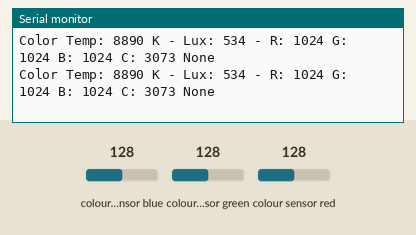
Simulated run of this sketch. Board: Arduino Mega 2560, built with avr-gcc and run on an emulated ATmega2560. On the bench: the last lines printed to the serial monitor. The inputs (shaded band) are chosen by the test bench; at power-on: colour sensor blue 128, colour sensor green 128, colour sensor red 128.

Above: at 1.2 s.
1.3 s: colour sensor blue set to 191
At 1.51 s:
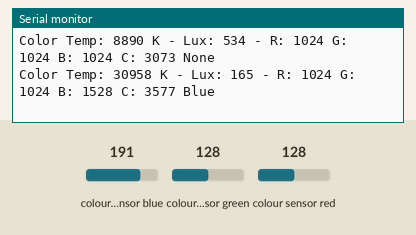
3.3 s: colour sensor green set to 250
At 3.57 s:
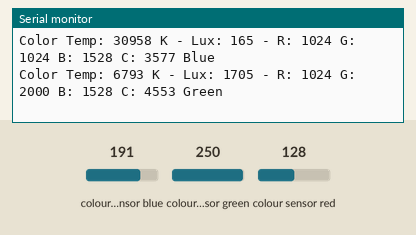
5.4 s: colour sensor red set to 5
At 5.64 s:
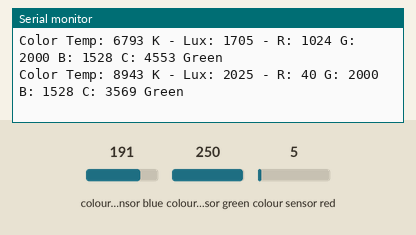

The sketch:

RGB_Test.ino
```cpp
#include <Adafruit_TCS34725.h> // Use the Adafruit RGB Sensor Library

/*
 * RGB Color Sensor Test Code
 * Written by Nathaniel Brooke
 * Adapted from Adafruit
 *
 * Uses Adafruit Library
 * Add library to your environment:
 * Top Menu -> Sketch -> Include Library -> Manage Libraries
 * In the search bar, type "TCS34725"
 * Install the library that comes up
 *
 * RGB Sensor Connection:
 * VIN to 5V
 * GND to GND
 * SDA to SDA (pin 20)
 * SCL to SCL (pin 21)
 *
 * LCD Connection:
 * RX to TX3 (pin 14)
 */

// The color sensor object
Adafruit_TCS34725 tcs = Adafruit_TCS34725(TCS34725_INTEGRATIONTIME_700MS, TCS34725_GAIN_1X);

void setup(void) {
  Serial.begin(9600); // Initialize Serial to computer
  Serial3.begin(9600); // Initialize Serial to LCD

  if (tcs.begin()) { // Try to run the startup code
    Serial.println("Found Sensor"); // Found sensor, continue
    Serial3.write(12); // Clear LCD
    Serial3.print("Found Sensor");
  } else {
    Serial.println("No TCS34725 found ... check your connections");
    Serial3.write(12); // Clear LCD
    Serial3.print("No Sensor");
    while (1); // Wait forever (until reset)
  }

}

void loop(void) {
  // Read from the RGB Sensor
  uint16_t r, g, b, overall; // Unsigned 16-bit integers for storing values
  tcs.getRawData(&r, &g, &b, &overall); // Read R, G, B values, and overall value

  // Library Calculations from Adafruit
  uint16_t colorTemp = tcs.calculateColorTemperature(r, g, b); // Calculate color temperature using library function
  uint16_t lux = tcs.calculateLux(r, g, b); // Calculate lux using libary function

  // Print Data to Serial Monitor
  Serial.print("Color Temp: "); Serial.print(colorTemp, DEC); Serial.print(" K - ");
  Serial.print("Lux: "); Serial.print(lux, DEC); Serial.print(" - ");
  Serial.print("R: "); Serial.print(r, DEC); Serial.print(" ");
  Serial.print("G: "); Serial.print(g, DEC); Serial.print(" ");
  Serial.print("B: "); Serial.print(b, DEC); Serial.print(" ");
  Serial.print("C: "); Serial.print(overall, DEC); Serial.print(" ");

  // Print Data to LCD
  Serial3.write(12); // Clear LCD
  Serial3.print(r, DEC); Serial3.print(" ");
  Serial3.print(g, DEC); Serial3.print(" ");
  Serial3.print(b, DEC);
  Serial3.write(13); // Write newline to LCD

  // Print Closest Color
  printColor(r, g, b);

  delay(200);
}

/*
 * Prints the color that best matches what the RGB Sensor sees
 */
void printColor(uint16_t red, uint16_t grn, uint16_t blu) {
  if (red < 1000 && grn < 1000 && blu < 1000) { // All dim, nothing there
    Serial.println("None");
    Serial3.println("None");
  }
  else if (red > grn && red > blu) { // More red than anything else
    Serial.println("Red");
    Serial3.println("Red");
  }
  else if (blu > grn && blu > red) { // More green than anything else
    Serial.println("Blue");
    Serial3.println("Blue");
  }
  else if (grn > red && grn > blu) { // More blue than anything else
    Serial.println("Green");
    Serial3.println("Green");
  }
  else {
    Serial.println("None");
    Serial3.println("None");
  }
}
```

Measured:
- after the input at 1.3 s, the serial monitor: prints a new line at once (image 1)
- after the input at 3.3 s, the serial monitor: prints a new line after 0.09 s (image 2)
- after the input at 5.4 s, the serial monitor: prints a new line after 0.05 s (image 3)
